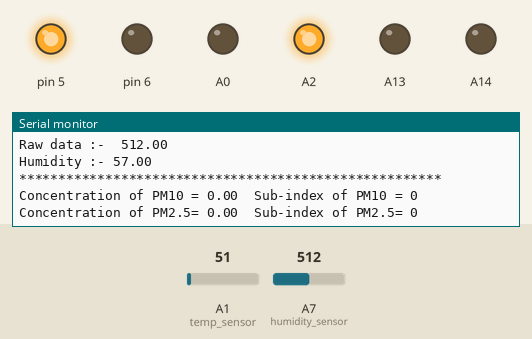
The sketch below on a simulated Arduino Mega 2560, built with avr-gcc and run on an emulated ATmega2560. Shown: output pins drawn as LEDs (lit = HIGH), the last lines printed to the serial monitor. The inputs (shaded band) are chosen by the test bench; at power-on: A1 (temp_sensor) = 51, A7 (humidity_sensor) = 512.

Above: at 7.4 s.
7.5 s: A1 (temp_sensor) set to 23
At 8.4 s:
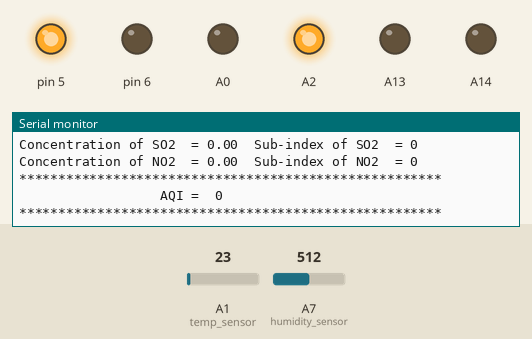
14.8 s: A1 (temp_sensor) set to 18
At 20.32 s:
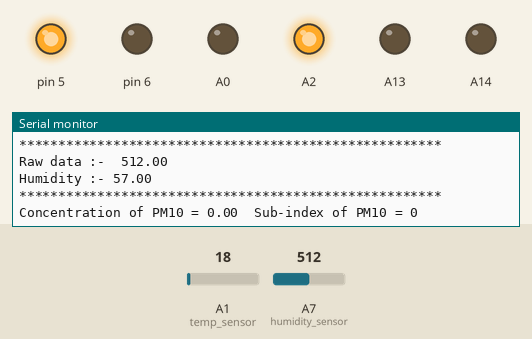
Timing chart, 0 to 21.8 s (numbered marks = the images above; inputs shaded):
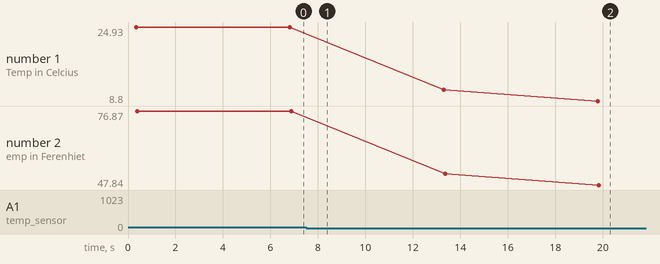

Measured:
- the behaviour switches between 21 and 20 on A1 (temp_sensor) (found by bisection; images 1 and 2)
- after the input at 14.8 s, the serial monitor: prints a new line after 5.0 s (image 2)
- plotted number 1: 24.93 → 11.24 after the input at 7.5 s, 11.24 → 8.8 after the input at 14.8 s
- plotted number 2: 76.87 → 52.23 after the input at 7.5 s, 52.23 → 47.84 after the input at 14.8 s

The sketch:

AQI_MS_V00.ino
```cpp
/*
 *  This source code is for project on Air Quality Index Measurement and display System.
 *
 *  Date - 30-12-2018 10:49 AM
 *  @Raj Ratn Pranesh
 *  @Version :- AQI_MS_V00
 *  @Updated :- None till now.
 */

 float PM10c=0,PM25c=0,COc=0,NO2c=0,SO2c=0; // variable to store pollutant concentration
 int PM10si=0,PM25si=0,COsi=0,NO2si=0,SO2si=0; // variable to store pollutant sub- index

 int AQI=0; //variable to store Air Quality Index

 const int humidity_sensor=7; // Pin number for humidity sensor
 float humidity=0.0; // variable to store humidity

 const int temp_sensor=A1; // Pin number of temperature sensor
 float tempc;  //variable to store temperature in degree Celsius
 float tempf;  //variable to store temperature in Fahreinheit
 float vout;  //temporary variable to hold sensor reading
void setup()
{
  Serial.begin(4800);
  pinMode(A0,OUTPUT);
  pinMode(A2,OUTPUT);
  pinMode(A13,OUTPUT);
  pinMode(A14,OUTPUT);
  pinMode(A1,INPUT);
  pinMode(humidity_sensor,INPUT);
  analogWrite(6,0);
  analogWrite(5,255);
  analogWrite(A0,0);
  analogWrite(A2,255);

}

void loop()
{
  clearscreen();
  Serial.println("******************************************************");
  temperature();
  Serial.println("******************************************************");
  humidity_calc();
  Serial.println("******************************************************");
  concPM10();
  concPM25();
  concCO();
  concSO2();
  concNO2();
  Serial.println("******************************************************");
  getAQI();
  Serial.println("******************************************************");
  delay(5000);


}

//======================================== Temperature Measurement =============================================

void temperature()
{
vout=analogRead(temp_sensor);
vout=(vout*500)/1023;
tempc=vout; // Storing value in Degree Celsius
Serial.print("Temp in Celcius :- ");
Serial.println(tempc);
tempf=(vout*1.8)+32; // Converting to Fahrenheit
Serial.print("Temp in Ferenhiet :- ");
Serial.println(tempf);
}

//======================================== Humidity Measurement =============================================

void humidity_calc()
{
  vout=analogRead(humidity_sensor);
  humidity=map(vout,0,1023,20,95);
  Serial.print("Raw data :-  ");
  Serial.println(vout);
  Serial.print("Humidity :- " );
  Serial.println(humidity);
}

//========================================== Calculation of AQI ================================================

void getAQI()
{
  //to be updated
  AQI=PM10si>PM25si?(PM10si>COsi?(PM10si >NO2si ? (PM10si > SO2si ? PM10si : SO2si) : (NO2si > SO2si ?NO2si : SO2si)):(COsi > NO2si ? (COsi > SO2si ? COsi : SO2si) : (NO2si > SO2si ? NO2si : SO2si))): (PM25si>COsi?(PM25si > NO2si ? (PM25si > SO2si ? PM25si : SO2si) : (NO2si > SO2si ? NO2si : SO2si)):(COsi > NO2si ? (COsi > SO2si? COsi: SO2si) : (NO2si > SO2si ? NO2si : SO2si))) ;
  Serial.print("                  AQI =  ");
  Serial.println(  AQI);
}

//~~~~~~~~~~~~~~~~~~~~~~~~~~~~~~~~~~~~~~~~~~~~~~~~~ * Functions for Measuring Values of different environmental Parameters * ~~~~~~~~~~~~~~~~~~~~~~~~~~~~~~~~~~~~~~~~~~~~~~~~~

//========================== Mesuremenent of PM10 concentration and it`s sub index ===========================

void concPM10()
{
  // To be updated

  //------- Calculating sub index of PM10
  if(PM10c<=100)
  {
    PM10si=PM10c;
  }
  else if(PM10c>100 && PM10c<=250)
  {
    PM10si=100+(PM10c-100)*100/150;
  }
  else if(PM10c>250 && PM10c<=350)
  {
    PM10si=200+(PM10c-250);
  }
  else if(PM10c>350 && PM10c<=430)
  {
    PM10si=300+(PM10c-350)*100/80;
  }
  else
  {
    PM10si=400+(PM10c-430)*(100/80);
  }

  Serial.print("Concentration of PM10 = ");
  Serial.print(PM10c);
  Serial.print("  Sub-index of PM10 = ");
  Serial.println(PM10si);
}
//========================== Mesuremenent of PM2.5 concentration and it`s sub index ===========================

void concPM25()
{
  // To be updated

   //------- Calculating sub index of PM2.5
  if(PM25c<=30)
  {
    PM25si=PM25c*50/30;
  }
  else if(PM25c>30 && PM25c<=60)
  {
    PM25si=50+(PM25c-30)*50/30;
  }
  else if(PM25c>60 && PM25c<=90)
  {
    PM25si=100+(PM25c-60)*100/30;
  }
  else if(PM25c>90 && PM25c<=120)
  {
    PM25si=200+(PM25c-90)*100/30;
  }
   else if(PM25c>120 && PM25c<=250)
  {
    PM25si=300+(PM25c-120)*100/130;
  }
  else
  {
    PM25si=400+(PM25c-250)*(100/130);
  }

  Serial.print("Concentration of PM2.5= ");
  Serial.print(PM25c);
  Serial.print("  Sub-index of PM2.5= ");
  Serial.println(PM25si);
}

//========================== Mesuremenent of CO concentration and it`s sub index ===========================

void concCO()
{
  // To be updated

 //------- Calculating sub index of CO
  if(COc<=1)
  {
    COsi=COc*50;
  }
  else if(COc>1 && COc<=2)
  {
    COsi=50+(COc-1)*50;
  }
  else if(COc>2 && COc<=10)
  {
    COsi=100+(COc-2)*100/8;
  }
  else if(COc>10 && COc<=17)
  {
    COsi=200+(COc-10)*100/7;
  }
   else if(COc>17 && COc<=34)
  {
    COsi=300+(COc-17)*100/17;
  }
  else
  {
    COsi=400+(COc-34)*(100/17);
  }

  Serial.print("Concentration of CO   = ");
  Serial.print(COc);
  Serial.print("  Sub-index of CO   = ");
  Serial.println(COsi);
}

//========================== Mesuremenent of SO2 concentration and it`s sub index ===========================

void concSO2()
{
  // To be updated

  //------- Calculating sub index of SO2
  if(SO2c<=40)
  {
    SO2si=SO2c*50/40;
  }
  else if(SO2c>40 && SO2c<=80)
  {
    SO2si=50+(SO2c-40)*50/40;
  }
  else if(SO2c>80 && SO2c<=380)
  {
    SO2si=100+(SO2c-80)*100/300;
  }
  else if(SO2c>380 && SO2c<=800)
  {
    SO2si=200+(SO2c-380)*100/420;
  }
   else if(SO2c>800 && SO2c<=1600)
  {
    SO2si=300+(SO2c-800)*100/800;
  }
  else
  {
    SO2si=400+(SO2c-1600)*(100/800);
  }

  Serial.print("Concentration of SO2  = ");
  Serial.print(SO2c);
  Serial.print("  Sub-index of SO2  = ");
  Serial.println(SO2si);

}


//========================== Mesuremenent of NO2 concentration and it`s sub index ===========================

void concNO2()
{
  // To be updated


  //------- Calculating sub index of NO2
  if(NO2c<=40)
  {
    NO2si=NO2c*50/40;
  }
  else if(NO2c>40 && NO2c<=80)
  {
    NO2si=50+(NO2c-40)*50/40;
  }
  else if(NO2c>80 && NO2c<=180)
  {
    NO2si=100+(NO2c-80);
  }
  else if(NO2c>180 && NO2c<=280)
  {
    NO2si=200+(NO2c-180);
  }
   else if(NO2c>280 && NO2c<=400)
  {
    NO2si=300+(NO2c-280)*100/120;
  }
  else
  {
    NO2si=400+(NO2c-400)*(100/120);
  }

  Serial.print("Concentration of NO2  = ");
  Serial.print(NO2c);
  Serial.print("  Sub-index of NO2  = ");
  Serial.println(NO2si);
}


//=============================================== This function clears the serial monitor screen =============================================
// This function may not work properly in some cases, then to rectify increase upper limit of variable i.

void clearscreen()
{
  int i;
  for(i=0;i<=35;i++)
  Serial.println(" ");
}
```
